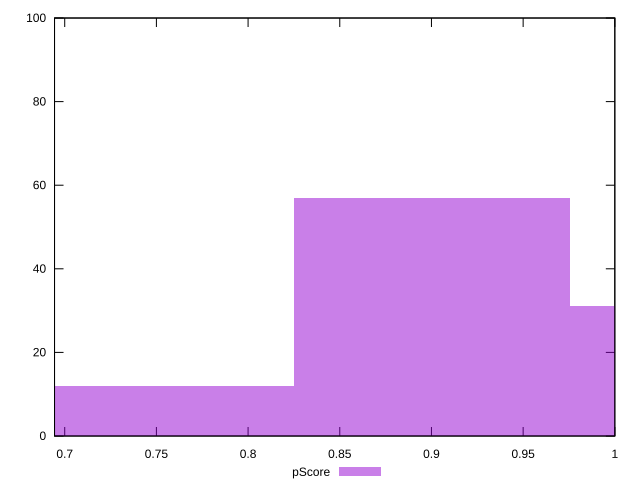

gnuplot code for this plot:
reset

$pScore <<EOF
0.7502599890275692 12
0.9003119868330831 57
1.0503639846385968 31
EOF

set key outside below
set boxwidth 0.15005199780551384
set xrange [0.6944444444444444:1]
set yrange [0:100]
set trange [0:100]
set style fill transparent solid 0.5 noborder
set terminal svg size 640, 490 enhanced background rgb 'white'
set output "reprap/uses-optimized-images/samples/pages+cached+noexternal+nomedia+nocss+nojs/pScore/histogram.svg"

plot $pScore title "pScore" with boxes

reset
